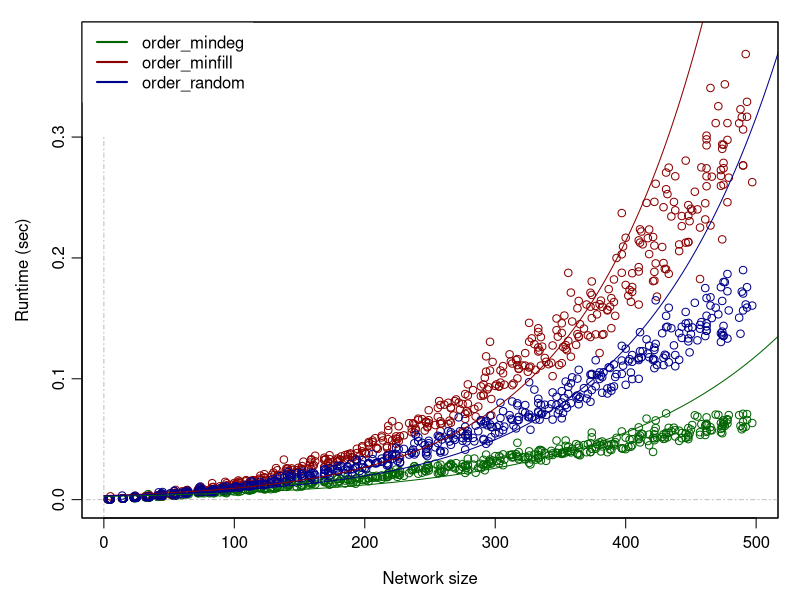
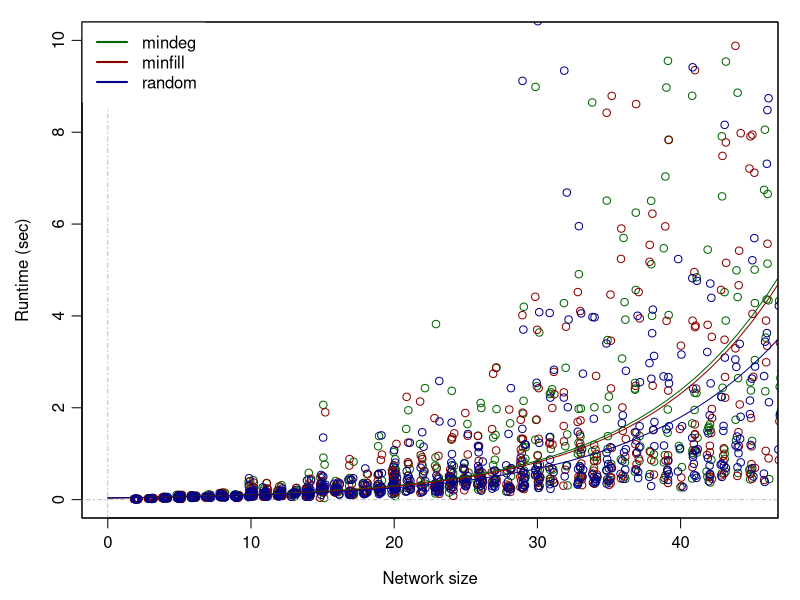
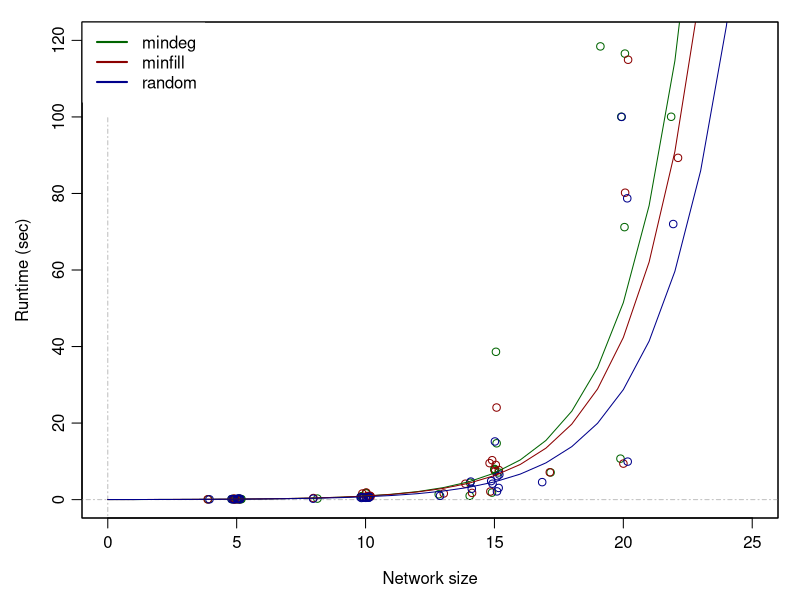
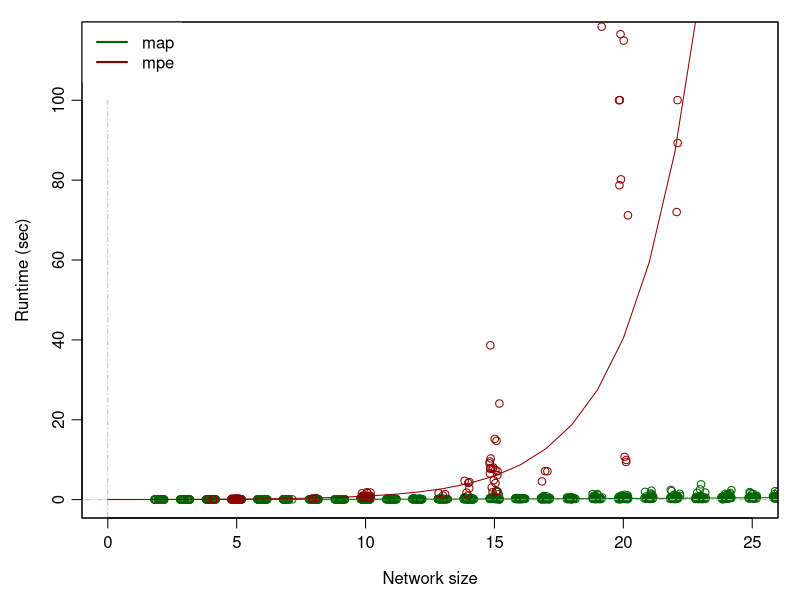

Reproduce these figures in R, in order.
#### Probabilistic Graphical Models
##
## Knowledge Representation
##
## Plots and Statistical Analysis of Experiments 
##
##
## last mod: 20.12.21

# working directory
# setwd("C:/Users/oleh/Documents/Uni/13_Semester/Knowledge_Representation/Assignment_2/KR21_project2/")



####### Input Data #################

# f.names <- dir(pattern = ".csv")



## Asusuming all exponential models with increasing network size


### heuristics of ordering

dat <- read.table("ordering_results.csv", header = TRUE, dec = ".", sep = ",")
# View(dat)

dat <- dat[,c("nodes", "experiment", "runtime")]
dat$experiment <- factor(dat$experiment)

heu <- levels(dat$experiment)
cols <- c("darkgreen", "darkred", "darkblue")

# 5 to 505 in steps of 10, each time 10 times each
# xtabs(~ experiment, dat) 510 in total for each heuristic

## analysis:

# ancova:
m1 <- lm(log(runtime) ~ nodes, data = dat)
#summary(m1)
m2 <- lm(log(runtime) ~ nodes + experiment, data = dat)
#summary(m2)
m3 <- lm(log(runtime) ~ nodes*experiment, data = dat)
#summary(m3)

anova(m1,m2,m3)

# Ancova allows for different slopes, all three heuristics differ significantly (p < .001)
# with respect to slope and intercept
# has to be mentioned: whereas mindeg seems linear, order random and order minfill seems to
# increase quadratic / exponentially.


lm_coef <- coef(m3)

## plot
pdf("plots/heuristics.pdf", width = 10, height = 6, pointsize = 10)
par(mgp = c(2.5, 0.7, 0), mar = c(4, 4, 1, 1) + 0.1)
plot(runtime ~ nodes, data = dat[dat$experiment == heu[1],], type = "p", col = cols[1],
     ylab = "Runtime (sec)", xlab = "Network size", ylim = c(0,0.38))
abline(h = 0, col = "grey", lty = "dotdash")
segments(0, -1, 0, 0.3, lty = "dotdash", col = "grey")
points(runtime ~ nodes, data = dat[dat$experiment == heu[2],], type = "p", col = cols[2])
points(runtime ~ nodes, data = dat[dat$experiment == heu[3],], type = "p", col = cols[3])
lines(c(0:600), exp(lm_coef[1])*exp(lm_coef[2]*c(0:600)), col = cols[1])
lines(c(0:600), exp(lm_coef[1] + lm_coef[3])*exp((lm_coef[2] + lm_coef[5])*c(0:600)), col = cols[2])
lines(c(0:600), exp(lm_coef[1] + lm_coef[4])*exp((lm_coef[2] + lm_coef[6])*c(0:600)), col = cols[3])
#abline(lm(runtime ~ nodes, data = dat[dat$experiment == heu[1],]), col = cols[1])
#abline(lm(runtime ~ nodes, data = dat[dat$experiment == heu[2],]), col = cols[2])
#abline(lm(runtime ~ nodes, data = dat[dat$experiment == heu[3],]), col = cols[3])
legend("topleft", legend = heu, col = cols, 
       lty = 1, cex=1, lwd = 2, box.col = "white")
box()
dev.off()





### MAP / MPE

dat <- read.table("map_mpe_results.csv", header = TRUE, dec = ".", sep = ",")
# View(dat)

dat$task <- factor(substr(dat$experiment, 0, 3))
dat$heu <- factor(substr(dat$experiment, 5, 13))

task <- levels(dat$task)
heu <- levels(dat$heu)
cols <- c("darkgreen", "darkred", "darkblue")


# some descriptive data:

#table(dat$task)
# map  mpe 
# 1920  672 

### Timeouts in MAP

# from 2 to 66 -> 65 group, each 10 times
# MAP: in total 660
# random: 645 (5) -> 650
# minfill: 644 (6) -> 650
# mindeg: 631 (19) -> 650


### Timeouts in MPE

# from 2 to 31 --> 30, each 10 times
# # MPE: in total 155
# random: 225 (75) -> 300
# mindeg: 226 (74) -> 300
# minfill: 221 (79) -> 300





# how did we come to this number? (MAP and MPE)

# too generate more realistic networks, they were adjusted in advance
# for instance, there are no unconnected nodes


#xtabs(~ task + heu, dat)
#                heu
# task  mindeg minfill random
# map    631     644    645
# mpe    226     221    225




### MAP


## analysis
m1 <- lm(log(runtime) ~ nodes, dat = dat[dat$task == task[1],])
# summary(m1)
m2 <- lm(log(runtime) ~ nodes + heu, dat = dat[dat$task == task[1],])
# summary(m2)
m3 <- lm(log(runtime) ~ nodes * heu, dat = dat[dat$task == task[1],])
# summary(m3)

anova(m1,m2,m3)
# Whereas the first model shows a significant impact of the network size on the runtime
# (t(1) = 7.72, p < .001), neither a model that allows for an additional effect of the heuristics
# (F(2,146) = 0.47, p = .625) nor a model that allows for an additional effect and an 
# interaction of the heuristic with the slope (F(2, 144) = 0.27, p = 0.766) can explain 
# significantly more variance. 


lm_coef <- coef(m3)

## plots for MAP und MPE, splitted?
## plot
pdf("plots/MAP.pdf", width = 10, height = 6, pointsize = 10)
par(mgp = c(2.5, 0.7, 0), mar = c(4, 4, 1, 1) + 0.1)
plot(runtime ~ jitter(nodes), data = dat[dat$task == task[1] & dat$heu == heu[1],], type = "p", col = cols[1],
     ylab = "Runtime (sec)", xlab = "Network size", ylim = c(0,10), xlim = c(0,45))
abline(h = 0, col = "grey", lty = "dotdash")
segments(0, -10, 0, 8.5, lty = "dotdash", col = "grey")
points(runtime ~ jitter(nodes), data = dat[dat$task == task[1] & dat$heu == heu[2],], type = "p", col = cols[2])
points(runtime ~ jitter(nodes), data = dat[dat$task == task[1] & dat$heu == heu[3],], type = "p", col = cols[3])
#abline(lm(runtime ~ nodes, data = dat[dat$task == task[1] & dat$heu == heu[1],]), col = cols[1])
#abline(lm(runtime ~ nodes, data = dat[dat$task == task[1] & dat$heu == heu[2],]), col = cols[2])
#abline(lm(runtime ~ nodes, data = dat[dat$task == task[1] & dat$heu == heu[3],]), col = cols[3])
lines(c(0:50), exp(lm_coef[1])*exp(lm_coef[2]*c(0:50)), col = cols[1])
lines(c(0:50), exp(lm_coef[1] + lm_coef[3])*exp((lm_coef[2] + lm_coef[5])*c(0:50)), col = cols[2])
lines(c(0:50), exp(lm_coef[1] + lm_coef[4])*exp((lm_coef[2] + lm_coef[6])*c(0:50)), col = cols[3])
legend("topleft", legend = heu, col = cols, 
       lty = 1, cex=1, lwd = 2, box.col = "white")
box()
dev.off()




### MPE

## analysis
m1 <- lm(log(runtime) ~ nodes, dat = dat[dat$task == task[2],])
# summary(m1)
m2 <- lm(log(runtime) ~ nodes + heu, dat = dat[dat$task == task[2],])
# summary(m2)
m3 <- lm(log(runtime) ~ nodes * heu, dat = dat[dat$task == task[2],])
# summary(m3)

anova(m1,m2,m3)
# Whereas the first model shows a significant impact of the network size on the runtime
# (t(1) = 7.72, p < .001), neither a model that allows for an additional effect of the heuristics
# (F(2,146) = 0.47, p = .625) nor a model that allows for an additional effect and an 
# interaction of the heuristic with the slope (F(2, 144) = 0.27, p = 0.766) can explain 
# significantly more variance. 

lm_coef <- coef(m3)


## plot
pdf("plots/MPE.pdf", width = 10, height = 6, pointsize = 10)
par(mgp = c(2.5, 0.7, 0), mar = c(4, 4, 1, 1) + 0.1)
plot(runtime ~ jitter(nodes), data = dat[dat$task == task[2] & dat$heu == heu[1],], type = "p", col = cols[1],
     ylab = "Runtime (sec)", xlab = "Network size", ylim = c(0,120), xlim = c(0, 25))
abline(h = 0, col = "grey", lty = "dotdash")
segments(0, -100, 0, 100, lty = "dotdash", col = "grey")
points(runtime ~ jitter(nodes), data = dat[dat$task == task[2] & dat$heu == heu[2],], type = "p", col = cols[2])
points(runtime ~ jitter(nodes), data = dat[dat$task == task[2] & dat$heu == heu[3],], type = "p", col = cols[3])
lines(c(0:30), exp(lm_coef[1])*exp(lm_coef[2]*c(0:30)), col = cols[1])
lines(c(0:30), exp(lm_coef[1] + lm_coef[3])*exp((lm_coef[2] + lm_coef[5])*c(0:30)), col = cols[2])
lines(c(0:30), exp(lm_coef[1] + lm_coef[4])*exp((lm_coef[2] + lm_coef[6])*c(0:30)), col = cols[3])
legend("topleft", legend = heu, col = cols, 
       lty = 1, cex=1, lwd = 2, box.col = "white")
box()
dev.off()






## analysis: comparing MAP and MPE

## analysis
m1 <- lm(log(runtime) ~ nodes, dat = dat)
# summary(m1)
m2 <- lm(log(runtime) ~ nodes + task, dat = dat)
# summary(m2)
m3 <- lm(log(runtime) ~ nodes * task, dat = dat)
# summary(m3)

anova(m1,m2,m3)

lm_coef <- coef(m3)

pdf("plots/MAP_MPE.pdf", width = 10, height = 6, pointsize = 10)
par(mgp = c(2.5, 0.7, 0), mar = c(4, 4, 1, 1) + 0.1)
plot(runtime ~ jitter(nodes), data = dat[dat$task == task[1],], type = "p", col = cols[1],
     ylab = "Runtime (sec)", xlab = "Network size", ylim = c(0,115), xlim = c(0, 25))
abline(h = 0, col = "grey", lty = "dotdash")
segments(0, -100, 0, 100, lty = "dotdash", col = "grey")
points(runtime ~ jitter(nodes), data = dat[dat$task == task[2],], type = "p", col = cols[2])
lines(c(0:30), exp(lm_coef[1])*exp(lm_coef[2]*c(0:30)), col = cols[1])
lines(c(0:30), exp(lm_coef[1] + lm_coef[3])*exp((lm_coef[2] + lm_coef[4])*c(0:30)), col = cols[2])
legend("topleft", legend = task, col = cols, 
       cex=1, lwd = 2, box.col = "white")
box()
dev.off()



### exploratory analysis of several metrics

## multiple (exponential) regression

# not checked for multicollinearity (which quite sure exists tho)

m1 <- lm(log(runtime) ~ nodes * task + roots + leaves + mean_edges, dat = dat)
summary(m1)
